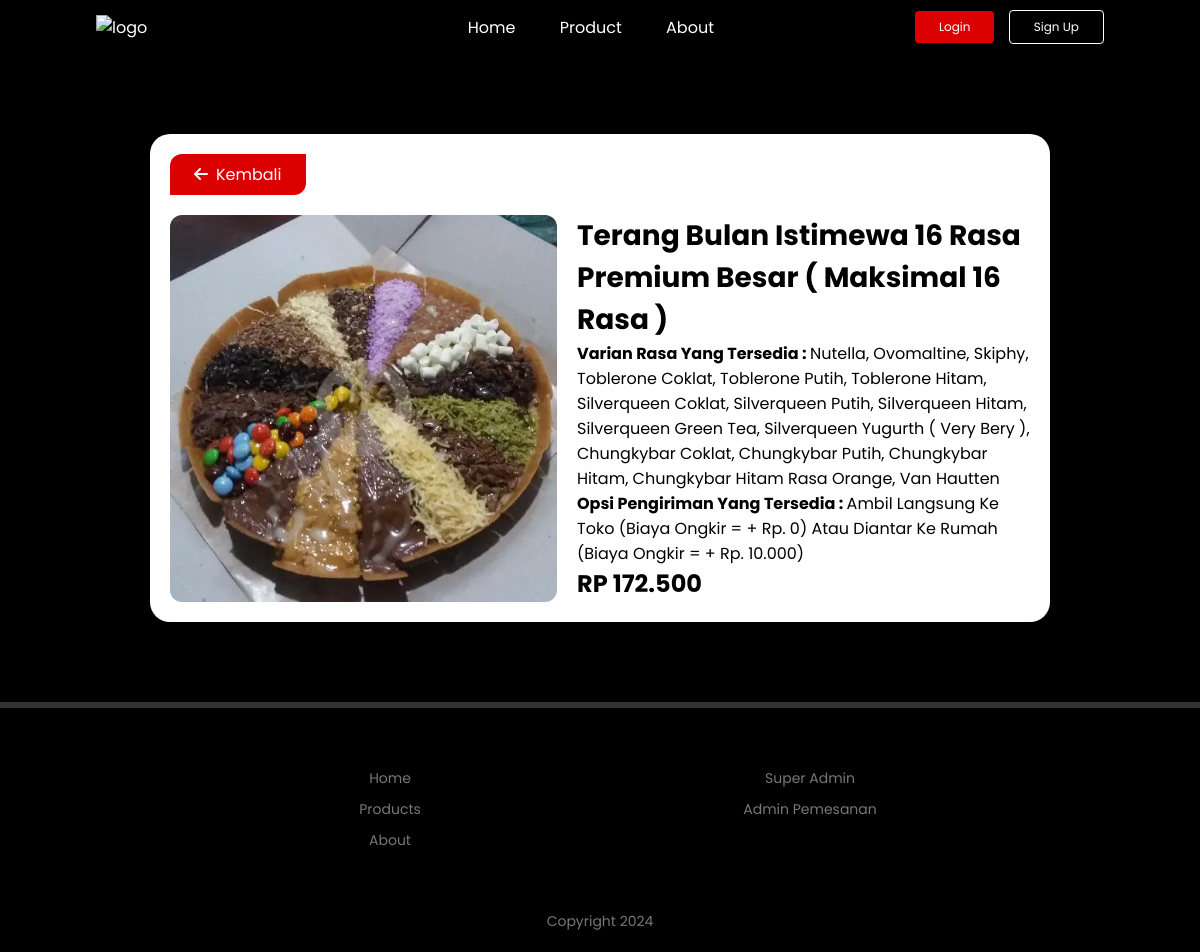
/home/detail-product-TBI-B-TBP16R.php?id_menu=69, run on the app's committed database.
### tables this page shows
CREATE TABLE `menu_martabak` (
  `id_menu` int(11) NOT NULL,
  `name_menu` varchar(200) DEFAULT NULL,
  `price` double DEFAULT NULL,
  `img_menu` varchar(200) DEFAULT '',
  `id_category` int(11) DEFAULT NULL,
  `no_varian` varchar(200) DEFAULT '',
  `stok` varchar(200) DEFAULT NULL
);

### home/detail-product-TBI-B-TBP16R.php (the view, shortened to what this page needs)
<!DOCTYPE html>
<html lang="en">
<head>
    <link rel="stylesheet" href="../style/style.css">
    <link rel="stylesheet" href="../style/styledashboardnew.css">
</head>
<body>
    <div class="product-nav">
        <nav>
            <img class="logo" src="../asset/logo.jpg" alt="logo">
            <ul id="MenuItems">
                <li><a href="./index.html">Home</a></li>
                <li><a href="./product.php">Product</a></li>
                <li><a href="./about.html">About</a></li>
            </ul>
            <div>
              <a href="../login/login.php"><button id="loginButton">Login</button></a>
              <a href="../login/register.php"><button class="lang-btn" id="signUpButton">Sign Up</button></a>
            </div>
        </nav>
    </div>
    <?php
		        include '../conn.php';
		        $id_menu = $_GET['id_menu'];
		        $data = mysqli_query($conn,"select * from menu_martabak where id_menu='$id_menu'");
		        while($d = mysqli_fetch_array($data)){
              $price=$d['price'];
	          ?>
    <section class="menu-content">
            <a href="./product.php" class="back-btn"><i class="fa fa-arrow-left"></i>Kembali</a>
            <form action="../login/login.php" method="post">
            <div class="detail-card">
                <img src="../asset/<?php echo $d['img_menu']; ?>" name="img_menu" alt="">
                <div class="detail-card-content">
                     <h2 name="name_menu"><?php echo $d['name_menu']; ?></h2>
                     <?php
                        $sql = "select nama_varian from varian_rasa where id_varian BETWEEN 1 AND 16";
                        $result = $conn->query($sql);
                        $ids = array();
                        if ($result->num_rows > 0) {
                            while($row = $result->fetch_assoc()) {
                                $ids[] = $row["nama_varian"];
                            }
                        } else {
                            echo "0 results";
                        }
                        $ids_string = implode(", ", $ids);
                     ?>
                     <p><strong>Varian Rasa Yang Tersedia : </strong><?php echo $ids_string; ?></p>
                     <p><strong>Opsi Pengiriman Yang Tersedia : </strong>Ambil Langsung Ke Toko (Biaya Ongkir = + Rp. 0)
                     Atau Diantar Ke Rumah (Biaya Ongkir = + Rp. 10.000)</p>
                    <div class="flex-price">
                      <h1 name="price"><?php echo "Rp " . number_format("$price", 0, ",", "."); ?></h1>
                    </div>
                    <?php
	                  }
	                  ?>
                </div>
            </div>
          </section>
    <div class="footer">
        <div class="row">
            <div class="col">
                <a href="./index.html">Home</a>
                <a href="./product.php">Products</a>
                <a href="./about.html">About</a>
            </div>
            <div class="col">
              <a href="../admin/login-admin-global.php">Super Admin</a>
              <a href="../admin/login-admin-pemesanan.php">Admin Pemesanan</a>
            </div>
        </div>
        <p class="copyright-text">Copyright 2024</p>
    </div>
</body>
</html>

### style/style.css (style rules this page uses)
* { margin: 0; padding: 0; box-sizing: border-box; font-family: 'Poppins', sans-serif; }
body { background-color: #000; color: #fff; }
nav { display: flex; align-items: center; justify-content: space-between; backdrop-filter: blur(2px); }
.logo { width: 80px; cursor: pointer; margin-right: 10%; }
nav button { border: none; outline: none; background-color: #db0001; color: #fff; padding: 7px 24px; font-size: 12px; border-radius: 4px; margin-left: 10px; cursor: pointer; }
nav ul { display: inline-block; list-style-type: none; }
nav ul li { display: inline-block; margin-right: 20px; margin-left: 20px; }
nav ul li a { text-decoration: none; color: #fff; }
.lang-btn { background: transparent; border: 1px solid #fff; padding: 7px 24px; }
.row { display: flex; align-items: center; width: 100%; flex-wrap: wrap; padding: 50px 0; }
.footer { padding: 50px 15% 10px; border-top: 6px solid #333; color: #777; }
.footer .col { flex-basis: 25%; flex-grow: 1; margin-bottom: 20px; }
.footer .col a { display: block; color: #777; font-size: 14px; margin-bottom: 10px; text-decoration: none; text-align: center; }
.footer .row { align-items: flex-start; padding: 10px 0px; }
.copyright-text { font-size: 14px; margin-top: 20px; margin-bottom: 10px; text-align: center; }
.product-nav { width: 100%; position: relative; padding: 10px 8%; }

### style/styledashboardnew.css (style rules this page uses)
.menu-content { height: auto; margin: 80px 150px 80px 150px; background-color: #fff; padding: 20px; border-radius: 20px; display: flex; flex-direction: column; align-items: flex-start; box-shadow: 0 20px 35px rgba(0, 0, 0, 0.1); justify-content: space-around; color: black; }
.menu-content h1 { font-size: 24px; font-family: "Poppins", sans-serif; text-transform: uppercase; }
.back-btn { padding: 8px 24px; margin-bottom: 20px; background-color: #db0001; color: #fff; border-radius: 12px 0; cursor: pointer; text-decoration: none; }
.back-btn i { margin-right: 8px; }
.detail-card { display: flex; flex-wrap: nowrap; align-items: flex-start; width: 100%; flex-direction: row; }
.detail-card img { width: 45%; border-radius: 12px; margin-right: 20px; }
.detail-card .detail-card-content { width: auto; display: flex; flex-direction: column; align-items: flex-start; height: auto; }
.detail-card .detail-card-content h2 { font-size: 28px; }

### data on the page
menu_martabak: img_menu (picture), name_menu "Terang Bulan Istimewa 16 Rasa Premium Besar ( Maksimal 16 Rasa )", ids_string "Nutella, Ovomaltine, Skiphy, Toblerone Coklat, Toblerone Putih, Toblerone Hitam, Silverqueen Coklat, Silverqueen Putih, Silverqueen Hitam, Silverqueen Green Tea, Silverqueen Yugurth ( Very Bery ), Chungkybar Coklat, Chungkybar Putih, Chungkybar Hitam, Chungkybar Hitam Rasa Orange, Van Hautten", price "172.500"
